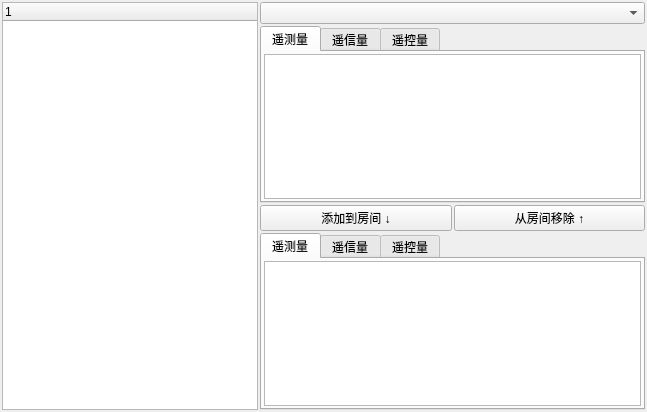
<?xml version="1.0" encoding="UTF-8"?>
<ui version="4.0">
 <class>WidgetYXYCYK</class>
 <widget class="QWidget" name="WidgetYXYCYK">
  <property name="geometry">
   <rect>
    <x>0</x>
    <y>0</y>
    <width>647</width>
    <height>412</height>
   </rect>
  </property>
  <property name="windowTitle">
   <string>Form</string>
  </property>
  <layout class="QGridLayout" name="gridLayout">
   <property name="margin">
    <number>2</number>
   </property>
   <property name="spacing">
    <number>2</number>
   </property>
   <item row="2" column="3" colspan="2">
    <widget class="QPushButton" name="pushButton_2">
     <property name="text">
      <string>从房间移除 ↑</string>
     </property>
    </widget>
   </item>
   <item row="3" column="1" colspan="4">
    <widget class="QTabWidget" name="tabWidget_2">
     <property name="currentIndex">
      <number>0</number>
     </property>
     <widget class="QWidget" name="tabRYC">
      <attribute name="title">
       <string>遥测量</string>
      </attribute>
      <layout class="QGridLayout" name="gridLayout_3">
       <property name="margin">
        <number>2</number>
       </property>
       <property name="spacing">
        <number>2</number>
       </property>
       <item row="0" column="0">
        <widget class="QTableView" name="tableViewD1"/>
       </item>
      </layout>
     </widget>
     <widget class="QWidget" name="tabRYX">
      <attribute name="title">
       <string>遥信量</string>
      </attribute>
      <layout class="QGridLayout" name="gridLayout_6">
       <property name="margin">
        <number>2</number>
       </property>
       <property name="spacing">
        <number>2</number>
       </property>
       <item row="0" column="0">
        <widget class="QTableView" name="tableViewD2"/>
       </item>
      </layout>
     </widget>
     <widget class="QWidget" name="tabRYK">
      <attribute name="title">
       <string>遥控量</string>
      </attribute>
      <layout class="QGridLayout" name="gridLayout_7">
       <property name="margin">
        <number>2</number>
       </property>
       <property name="spacing">
        <number>2</number>
       </property>
       <item row="0" column="0">
        <widget class="QTableView" name="tableViewD3"/>
       </item>
      </layout>
     </widget>
    </widget>
   </item>
   <item row="0" column="0" rowspan="4">
    <widget class="QTreeWidget" name="treeWidget">
     <property name="sizePolicy">
      <sizepolicy hsizetype="Fixed" vsizetype="Expanding">
       <horstretch>0</horstretch>
       <verstretch>0</verstretch>
      </sizepolicy>
     </property>
     <column>
      <property name="text">
       <string notr="true">1</string>
      </property>
     </column>
    </widget>
   </item>
   <item row="2" column="1" colspan="2">
    <widget class="QPushButton" name="pushButton">
     <property name="text">
      <string>添加到房间 ↓</string>
     </property>
    </widget>
   </item>
   <item row="0" column="1" colspan="4">
    <widget class="QComboBox" name="comboBox"/>
   </item>
   <item row="1" column="1" colspan="4">
    <widget class="QTabWidget" name="tabWidget">
     <property name="currentIndex">
      <number>0</number>
     </property>
     <widget class="QWidget" name="tabYC">
      <attribute name="title">
       <string>遥测量</string>
      </attribute>
      <layout class="QGridLayout" name="gridLayout_2">
       <property name="margin">
        <number>2</number>
       </property>
       <property name="spacing">
        <number>2</number>
       </property>
       <item row="0" column="0">
        <widget class="QTableView" name="tableViewU1"/>
       </item>
      </layout>
     </widget>
     <widget class="QWidget" name="tabYX">
      <attribute name="title">
       <string>遥信量</string>
      </attribute>
      <layout class="QGridLayout" name="gridLayout_4">
       <property name="margin">
        <number>2</number>
       </property>
       <property name="spacing">
        <number>2</number>
       </property>
       <item row="0" column="0">
        <widget class="QTableView" name="tableViewU2"/>
       </item>
      </layout>
     </widget>
     <widget class="QWidget" name="tabYK">
      <attribute name="title">
       <string>遥控量</string>
      </attribute>
      <layout class="QGridLayout" name="gridLayout_5">
       <property name="margin">
        <number>2</number>
       </property>
       <property name="spacing">
        <number>2</number>
       </property>
       <item row="0" column="0">
        <widget class="QTableView" name="tableViewU3"/>
       </item>
      </layout>
     </widget>
    </widget>
   </item>
  </layout>
 </widget>
 <resources/>
 <connections/>
</ui>
